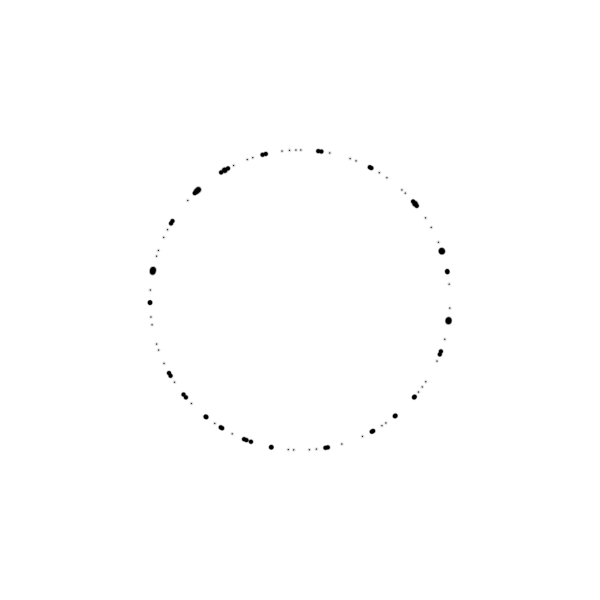
Frame 1 (no input)
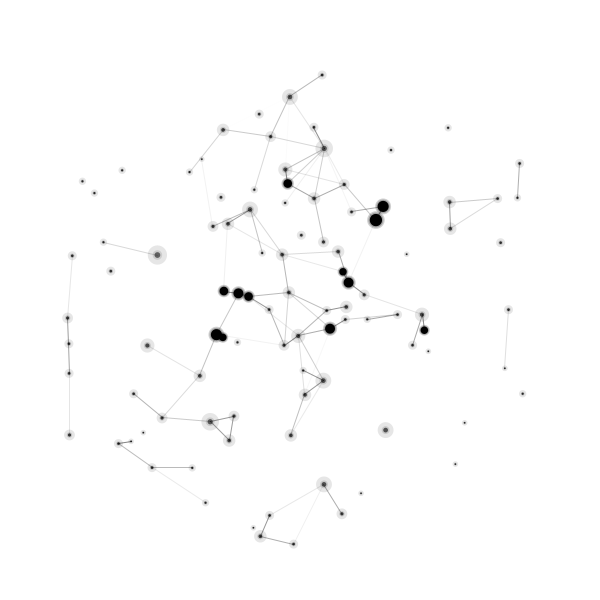
Frame 60 (the mouse pressed at the canvas centre just before this capture)
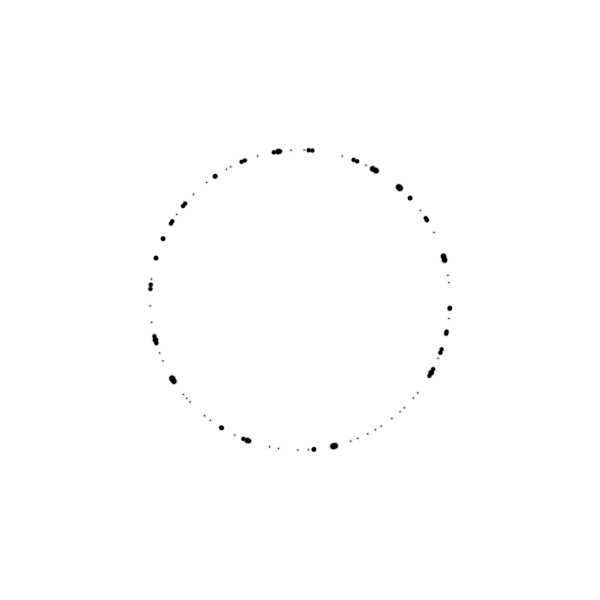
Frame 120 (the mouse held since frame 60 and released just before this capture)

The Processing sketch that drew these frames (run headless with seeded random() and noise(); from frame 60 on, the mouse is pressed at the canvas centre):

// Processing sketch: Number_003_A_Hodgin
// ── Number_003_A_Hodgin.pde
/*

   A surface filled with one hundred medium to small sized circles.
   Each circle has a different size and direction, but moves at the same slow rate.

   Display the instantaneous intersections of the circles

   Implemented by Robert Hodgin <http://flight404.com>
   6 April 2004
   Processing v.68 <http://processing.org>

*/

// ********************************************************************************
// INITIALIZE VARIABLES
// ********************************************************************************

int xStage         = 600;            // x dimension of applet
int yStage         = 600;             // y dimension of applet

int xMid           = xStage/2;        // x midpoint of applet
int yMid           = yStage/2;        // y midpoint of applet

int totalCircles   = 100;             // total number of circles
Circle[] circle;                      // Circle object array

float gravity;                        // Strength of gravitational pull
float xGrav;                          // x point of center of gravity
float yGrav;                          // y point of center of gravity
float xGravOffset;

float angleOffset;
float initRadius;
float maxDistance;

color bgColor;

// ********************************************************************************
// SETUP FUNCTION
// ********************************************************************************

void setup()
{
  size(600, 600);
  bgColor = color(255,255,255);
  background(bgColor);
  smooth();
  colorMode(RGB, 255);
  ellipseMode(RADIUS);
  noStroke();
  frameRate(30);
  createCircles();
}

// ********************************************************************************
// MAIN LOOP FUNCTION
// ********************************************************************************

void draw(){
  if (mousePressed){
    createCircles();
  }
  background(bgColor);
  tellCirclesToBehave();
}

void createCircles(){
  gravity                        = .075;
  maxDistance                    = 150;
  angleOffset                    = random(360);
  circle                         = new Circle[totalCircles];
  initRadius                     = 150;
  for (int i=0; i<totalCircles; i++){
    float initAngle              = i * 3.6 + angleOffset + random(10);
    float initTheta              = (-((initAngle) * PI))/180;

    float initxv                 = cos(initTheta) * initRadius;
    float inityv                 = sin(initTheta) * initRadius;
    float xPos = xMid + initxv;
    float yPos = yMid + inityv;
    circle[i] = new Circle(xPos, yPos,0,0, i);
  }
}

void tellCirclesToBehave(){
  for (int i=0; i<totalCircles; i++){
    circle[i].behave();
  }
}

class Circle
{
  int index;                    // Circle global ID

  float x;                      // Circle x position
  float y;                      // Circle y position
  float r;                      // Circle radius
  float rBase;                  // Circle original radius

  float angle;                  // Angle of movement in degrees
  float theta;                  // Angle of movement in radians
  float speed;                  // Speed of movement

  float xv;                     // Current velocity along x axis
  float yv;                     // Current velocity along y axis

  boolean[] mightCollide;       // Collision might happen
  boolean[] hasCollided;        // Collision is happening

  float[] distances;            // Storage for the distance between circles
  float[] angles;               // Storage for the angle between two connected circles
  float[] thetas;               // Storage for the radians between two connected circles
  int numCollisions;            // Number of collisions in one frame
  int numConnections;           // Total number of collisions

  float xd;                     // Distance to target along x axis
  float yd;                     // Distance to target along y axis
  float d;                      // Distance to target

  float alphaVar;               // Late addition variable for alpha modification

  float cAngle;                 // Angle of collision in degrees
  float cTheta;                 // Angle of collision in radians
  float cxv;                    // Collision velocity along x axis
  float cyv;                    // Collision velocity along y axis

  float gAngle;                 // Angle to gravity center in degrees
  float gTheta;                 // Angle to gravity center in radians
  float gxv;                    // Gravity velocity along x axis
  float gyv;                    // Gravity velocity along y axis

  Circle (float xSent, float ySent, float xvSent, float yvSent, int indexSent){
    x               = xSent;
    y               = ySent;
    r               = 2;

    index           = indexSent;

    xv              = xvSent;
    yv              = yvSent;

    alphaVar        = random(35);

    mightCollide    = new boolean[totalCircles];
    hasCollided     = new boolean[totalCircles];
    distances       = new float[totalCircles];
    angles          = new float[totalCircles];
    thetas          = new float[totalCircles];
  }

  void behave(){
    move();
    areWeClose();
    areWeColliding();
    areWeConnected();
    applyGravity();
    //move();
    render();
    reset();
  }

  void areWeClose(){
    for(int i=0; i<totalCircles; i++){
      if (i != index){
        if (abs(x - circle[i].x) < 50 && abs(y - circle[i].y) < 50){
          mightCollide[i] = true;
        } else {
          mightCollide[i] = false;
        }
      }
    }
  }

  void areWeColliding(){
    for(int i=0; i<totalCircles; i++){
      if (mightCollide[i] && i != index){
        distances[i] = findDistance(x, y, circle[i].x, circle[i].y);
        if (distances[i] < (r + circle[i].r) * 1.1){
          hasCollided[i]               = true;
          circle[i].hasCollided[index] = true;

          angles[i]                    = findAngle(x,y,circle[i].x,circle[i].y);
          thetas[i]                    = (-(angles[i] * PI))/180.0;
          cxv                         += cos(thetas[i]) * ((circle[i].r + r)/2.0);
          cyv                         += sin(thetas[i]) * ((circle[i].r + r)/2.0);
          numCollisions               += 1;
        }
      }
    }

    if (numCollisions > 0){
      xv = -cxv/numCollisions;
      yv = -cyv/numCollisions;
    }

    cxv = 0.0;
    cyv = 0.0;

  }

  void areWeConnected(){
    for(int i=0; i<totalCircles; i++){
      if (hasCollided[i] && i != index){
        distances[i] = findDistance(x, y, circle[i].x, circle[i].y);
        if (distances[i] < maxDistance){
          angles[i]                    = findAngle(x,y,circle[i].x,circle[i].y);
          thetas[i]                    = (-(angles[i] * PI))/180.0;
          cxv                         += cos(thetas[i]) * (circle[i].r/8.0);
          cyv                         += sin(thetas[i]) * (circle[i].r/8.0);
          numConnections              += 1;
        } else {
          hasCollided[i]               = false;
          circle[i].hasCollided[index] = false;
        }
      }
    }
    if (numConnections > 0){
      xv += (cxv/numConnections)/4.0;
      yv += (cyv/numConnections)/4.0;
    }

    cxv = 0.0;
    cyv = 0.0;

    r = numConnections*.85 + 2;
  }


  void applyGravity(){
    gAngle        = findAngle(x,y,xMid,yMid);
    gTheta        = (-(gAngle * PI))/180;
    gxv           = cos(gTheta) * gravity;
    gyv           = sin(gTheta) * gravity;
    xv += gxv;
    yv += gyv;
  }

  void move(){
    x += xv;
    y += yv;
  }

  void render(){

    noStroke();
    fill(0,25);
    ellipse(x, y, r, r);
    fill(0 + r*10,50);
    ellipse(x, y, r*.5, r*.5);
    fill(0 + r*10);
    ellipse(x, y, r*.3, r*.3);

    if (numCollisions > 0){
      noStroke();
      fill(0,25);
      ellipse(x,y, r, r);

      fill(0,55);
      ellipse(x,y,r*.85,r*.85);
      fill(0);
      ellipse(x,y,r*.7,r*.7);
    }

    for(int i=0; i<totalCircles; i++){
      if (hasCollided[i] && i < index){
        beginShape(LINE_LOOP);
        xd = x - circle[i].x;
        yd = y - circle[i].y;
        stroke(0,150 - distances[i]*2.0);
        vertex(x,y);
        vertex(x - xd*.25 + random(-1.0,1.0), y - yd*.25 + random(-1.0,1.0));
        vertex(x - xd*.5 + random(-3.0,3.0), y - yd*.5 + random(-3.0,3.0));
        vertex(x - xd*.75 + random(-1.0,1.0), y - yd*.75 + random(-1.0,1.0));
        vertex(circle[i].x, circle[i].y);
        endShape();
        line (x, y, circle[i].x, circle[i].y);
      }
    }
    noStroke();
  }

  void reset(){
    numCollisions = 0;
    numConnections = 0;
  }
}

float findDistance(float x1, float y1, float x2, float y2){
  float xd = x1 - x2;
  float yd = y1 - y2;
  float td = sqrt(xd * xd + yd * yd);
  return td;
}

float findAngle(float x1, float y1, float x2, float y2){
  float xd = x1 - x2;
  float yd = y1 - y2;

  float t = atan2(yd,xd);
  float a = (180 + (-(180 * t) / PI));
  return a;
}
